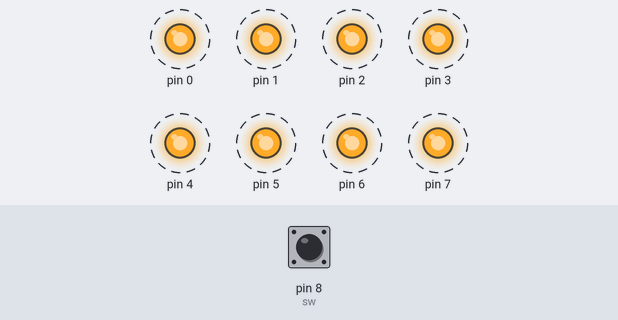
The sketch below on a simulated Arduino Uno, built with avr-gcc and run on an emulated ATmega328P. Shown: output pins drawn as LEDs (lit = HIGH). Dashed ring = blinking. The test bench sets the inputs (shaded band); at power-on: pin 8 (sw) LOW.

Above: at 4.8 s.
4.9 s: pin 8 (sw) pulled HIGH for 2.35 s
At 5.9 s:
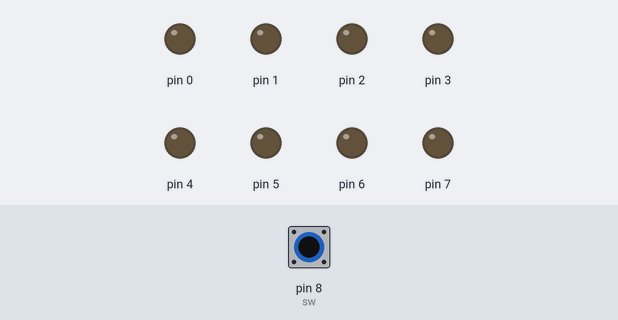
At 6.9 s:
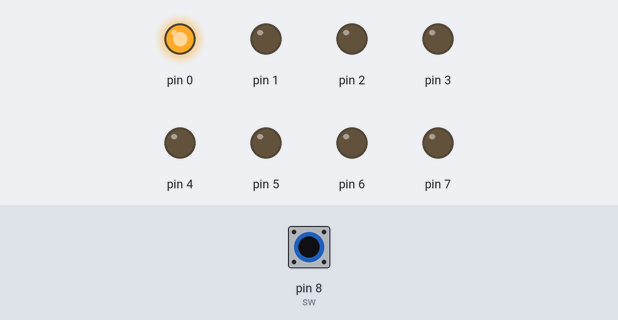
Timing chart, 0 to 19.0 s (numbered marks = the images above; inputs shaded):
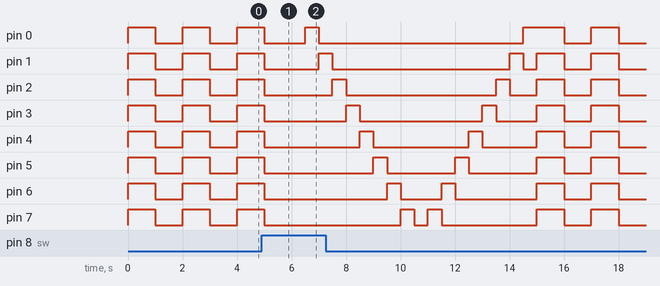

The sketch:

button.ino
```cpp
byte data = B00000001;
byte shift = 0;
byte max = 8;
const byte sw=8;
void setup() { // 將 Digital Pin 0-7 設定為
pinMode(sw,INPUT);
DDRD = B11111111;
}
void led_0(){
  PORTD=B11111111;
  delay(1000);

}
void led_1(){
  PORTD=B00000000;
  delay(1000);

}
void led_l(){
PORTD = B00000000; //關閉全部 LED
delay(500);
data=B00000001;
for(byte i=0; i<8; i++) {
PORTD = data;
delay(500);
data=data<<1; //左旋轉
}
}
void led_r(){
PORTD = B00000000;
delay(500);
data = B10000000;
for(byte i=0; i<8; i++){
PORTD = data;
delay(500);
data=data>>1; // 右旋轉
}
}
void loop() {
  boolean val = digitalRead(8);
  if (val){
	led_l();
    led_r();}
  else {
    led_0();
    led_1();
  }
}
```
